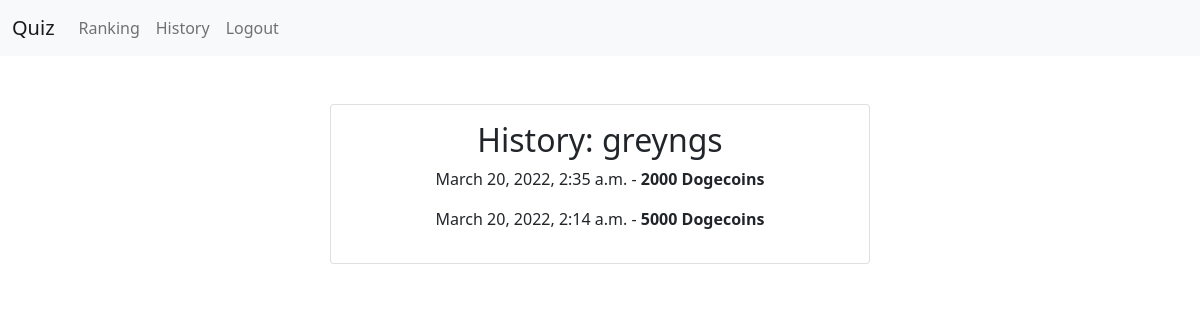
/history/ (signed in), run on an earlier commit of the app's database.
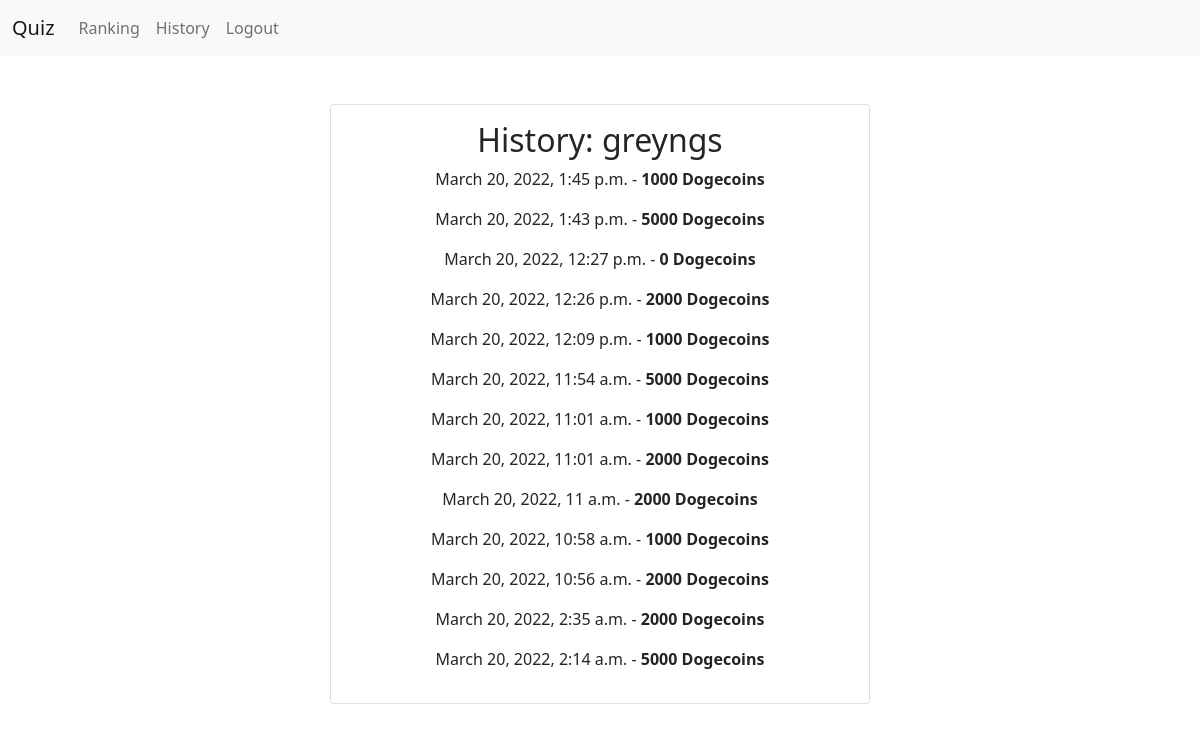
And on a later commit of the database.
### API/models.py (models this page shows)
class History(models.Model):
    user = models.ForeignKey(settings.AUTH_USER_MODEL, on_delete=models.CASCADE)
    score = models.IntegerField()
    date = models.DateTimeField(default=datetime.now)

### social/views.py (the view)
# urls.py: path('history/', history, name='history_process'),
def history(request):
    records = list(reversed(History.objects.filter(user=request.user).values()))
    context = {'title' : "History", "records" : records}
    return render(request, 'history.html', context)

### social/templates/history.html (shortened to what this page needs)
{% extends "base.html" %}
{% block content %}
    <div class="card">
        <div class="card-body">
            <h2 class="card-title">History: {{user.username}}</h2>
            {% for record in records %}
                <p>{{record.date}} - <strong>{{record.score}} Dogecoins</strong> </p>
            {% endfor %}
        </div>
    </div>
{% endblock content %}

What changed in the data, as far as the page shows it:
added History: date "March 20, 2022, 1:45 p.m.", score "1000"
added History: date "March 20, 2022, 1:43 p.m.", score "5000"
added History: date "March 20, 2022, 12:27 p.m.", score "0"
added History: date "March 20, 2022, 12:26 p.m.", score "2000"
added History: date "March 20, 2022, 12:09 p.m.", score "1000"
added History: date "March 20, 2022, 11:54 a.m.", score "5000"
added History: date "March 20, 2022, 11:01 a.m.", score "1000"
added History: date "March 20, 2022, 11:01 a.m.", score "2000"
added History: date "March 20, 2022, 11 a.m.", score "2000"
added History: date "March 20, 2022, 10:58 a.m.", score "1000"
added History: date "March 20, 2022, 10:56 a.m.", score "2000"
